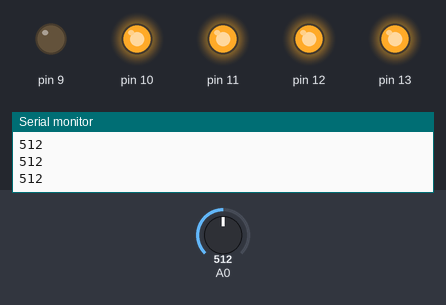
The sketch below on a simulated Arduino Uno, built with avr-gcc and run on an emulated ATmega328P. On the bench: output pins drawn as LEDs (lit = HIGH), the last lines printed to the serial monitor. The test bench sets the inputs (shaded band); at power-on: A0 = 512.

Above: at 1.2 s.
1.3 s: A0 set to 413
2.8 s: A0 set to 386
At 4.0 s:
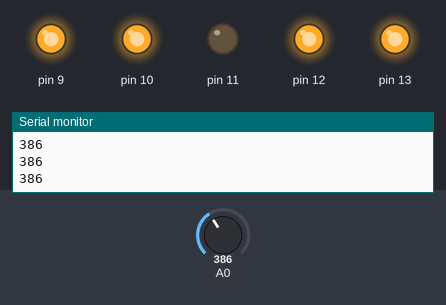
4.3 s: A0 set to 410
At 5.4 s:
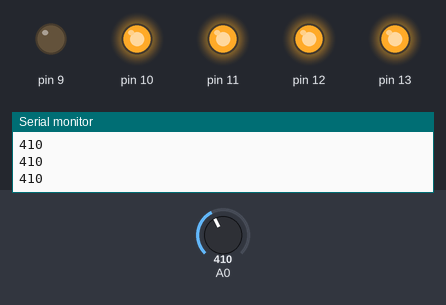
5.8 s: A0 set to 390
At 6.7 s:
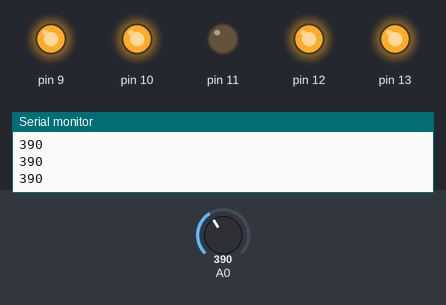
Timing chart, 0 to 8.3 s (numbered marks = the images above; inputs shaded):
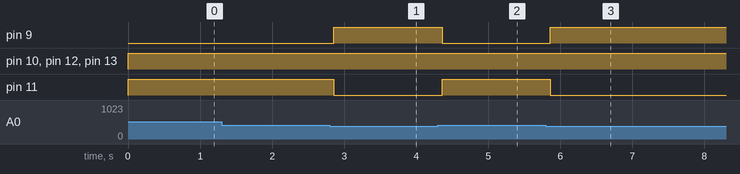

The sketch:

src.ino
```cpp
// #include "led.h"
#include "led_templ.h"
#include "photosensor.h"

constexpr unsigned int PERIOD{2};
constexpr unsigned int HALF_PERIOD{PERIOD / 2};


using Builtin_LED = LED<13>;
using RGBT = RGB_LED<12, 11, 9, 10, Cathode_driven>;
using PhotoSensor1 = PhotoSensor<A0>;

void setup() {
    Builtin_LED::init();
    RGBT::init();

    Serial.begin(115200);
}

void loop() {
    Builtin_LED::on();
    RGBT::on();
    int PhotoValue = PhotoSensor1::Read();

    // RGBT::staticRGBlight();
    Serial.println(PhotoValue);
    if (PhotoValue > 400) {
        RGBT::greenLight();
    }
    else {
        RGBT::redLight();
    }
    // исправить взаимодействие светодиода с фотодатчиком
    // (почему-то при уровне 255 на красном например горит пурпурный)
    // RGBT::analogColor(255, int (PhotoSensor1::Read() / 3.2), 0)

    delay(150);

}
```

led_templ.h
```cpp
template<int pin>
class LED {
    public:

        LED() {};

        static void init() { pinMode(pin, OUTPUT); }
        static void on() { digitalWrite(pin, HIGH); }
        static void off() { digitalWrite(pin, LOW); }
}; // class

//наш ргб-диод катнодно-управляемый

enum class Connection_type {anode_driven, cathode_driven};

class Anode_driven {};
class Cathode_driven {};

template<int pin, int rpin, int gpin, int bpin, typename Conn_type>
class RGB_LED {
    public:

        RGB_LED() = delete; //ПАМЯТЬ МНЕ ОСВОБОДИ


        static void init() { pinMode(pin, OUTPUT); pinMode(rpin, OUTPUT); pinMode(gpin, OUTPUT); pinMode(bpin, OUTPUT);}

        //is_same не работает из-за своего компилятора и своего набора заголовочных файлов
        //можно через enum class сделать

        static void on() {
            // if constexpr (Conn_type == Anode_driven)
                digitalWrite(pin, HIGH);
            //if constexpr (std::is_same<Cathode_driven, Conn_type>)
            //    {digitalWrite(pin, LOW);}
        }

        static void off() {
            // if constexpr (std::is_same<Anode_driven, Conn_type>)
                 digitalWrite(pin, LOW);
            // if constexpr (std::is_same<Cathode_driven, Conn_type>)
            //    {digitalWrite(pin, HIGH);}
        }

        static void redLight() {
            digitalWrite(rpin, LOW);
            digitalWrite(gpin, HIGH);
            digitalWrite(bpin, HIGH);
        }

        static void greenLight() {
            digitalWrite(rpin, HIGH);
            digitalWrite(gpin, LOW);
            digitalWrite(bpin, HIGH);
        }

        static void analogColor(unsigned int rVal, unsigned int gVal, unsigned int bVal) {
            analogWrite(rpin, rVal);
            analogWrite(gpin, gVal);
            analogWrite(bpin, bVal);
        }

        static void clrRGB(char color) {
            switch (color) {
                case 'r':
                    digitalWrite(rpin, LOW);
                    digitalWrite(gpin, HIGH);
                    digitalWrite(bpin, HIGH);
                    break;
                case 'g':
                    digitalWrite(rpin, HIGH);
                    digitalWrite(gpin, LOW);
                    digitalWrite(bpin, HIGH);
                    break;
                case 'b':
                    digitalWrite(rpin, HIGH);
                    digitalWrite(gpin, HIGH);
                    digitalWrite(bpin, LOW);
                    break;
                case 'w':
                    digitalWrite(rpin, LOW);
                    digitalWrite(gpin, LOW);
                    digitalWrite(bpin, LOW);
                    break;
                default:
                    Serial.print('che durak tak delat?');
                    break;
            }
        }

        static void staticRGBlight (){
            unsigned int r = 255;
            unsigned int g = 0;
            unsigned int b = 0;

            int x = 1;

            analogColor(r, g, b);

            while(b != 255) {
                b += 1;
                analogColor(r, g, b);
                delay(x);
            }

            while(r != 0) {
                r -= 1;
                analogColor(r, g, b);
                delay(x);
            }

            while(g != 255) {
                g += 1;
                analogColor(r, g, b);
                delay(x);
            }

            while(b != 0) {
                b -= 1;
                analogColor(r, g, b);
                delay(x);
            }

            while(r != 255) {
                r += 1;
                analogColor(r, g, b);
                delay(x);
            }

            while(g != 0) {
                g -= 1;
                analogColor(r, g, b);
                delay(x);
            }
        }
}; // class

void delay_s(unsigned int s){
    delay(s * 1000);
}
```

photosensor.h
```cpp
template<int signal_pin>
class PhotoSensor {
    public:

        PhotoSensor() = delete;
        // не требуется инициализировать фоторезистор
        // static void init() { pinMode(signal_pin, INPUT); }

        static int Read() {
                return analogRead(signal_pin);
            }

        static void PrintRead() {
                Serial.println(analogRead(signal_pin));
            }

}; // class
```

Measured:
- the behaviour switches between 401 and 400 on A0 (found by bisection; images 0 and 1)
- after the input at 2.8 s, pin 9: LOW → HIGH after 0.06 s; pin 11: HIGH → LOW after 0.06 s
- after the input at 4.3 s, pin 9: HIGH → LOW after 0.06 s; pin 11: LOW → HIGH after 0.06 s
- after the input at 5.8 s, pin 9: LOW → HIGH after 0.06 s; pin 11: HIGH → LOW after 0.06 s
